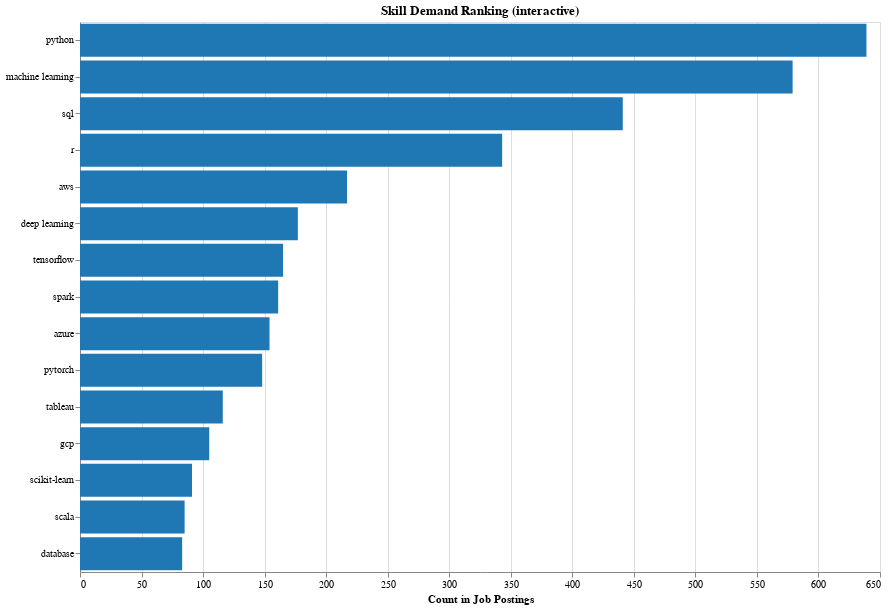

Notebook code cell kept with this figure:
### Markdown cell above
## Interactive Visualization 1 — Skill Demand Ranking

**Goal**  
Reveal the most frequently requested skills in job postings and let users explore different “Top-N” cutoffs and focus on specific skills.

**Vega-Lite Design & Interactivity**  
- **Mark:** Horizontal bars (`mark_bar`).  
- **Tooltip:** shows skill and its count.  
- **Params & Selections:**  
  - `TopN` — a **slider** (5–50) that limits the ranking via `transform_window(rank)`  
  - `sel` — a **click selection** that highlights the chosen skill (blue) and dims others (gray).

**How to Use**  
- Move the **Top-N** slider to show the top 5–50 skills.  
- **Click** any bar to highlight a specific skill.

### Code cell
skills = (
    df.assign(skills=df["skills"].apply(lambda s: [x.strip(" '\"") for x in s.strip("[]").split(",")]))
      .explode("skills")
)

skill_counts = (
    skills.loc[skills["skills"] != "", "skills"]
          .value_counts()
          .rename_axis("skill")
          .reset_index(name="num_postings")
)

topN = alt.param(name="TopN", value=15, bind=alt.binding_range(name="Top N", min=5, max=50, step=5))
sel  = alt.selection_point(fields=["skill"], on="click", clear="true")

chart =(
    alt.Chart(skill_counts, title="Skill Demand Ranking (interactive)")
      .transform_window(rank="rank(num_postings)")
      .transform_filter(alt.datum.rank <= topN)
      .mark_bar()
      .encode(
          y=alt.Y("skill:N", sort="-x", title=None),
          x=alt.X("num_postings:Q", title="Count in Job Postings"),
          tooltip=["skill:N", alt.Tooltip("num_postings:Q", title="Count")],
          color=alt.condition(sel, alt.value("#1f77b4"), alt.value("#bbbbbb"))
      )
      .add_params(topN, sel)
      .properties(width=800, height=550)
    #   .save("../visualizations/vi_1_interactive_topN_skill_demand_ranking.png")
)
chart

### Figure 1 — Vega-Lite specification as saved in the notebook (floating-point values rounded to 4 significant figures)
{"config": {"view": {"continuousWidth": 300, "continuousHeight": 300}}, "data": {"name": "data-2751505336074bd7e0c5439b4e382a6d"}, "mark": {"type": "bar"}, "encoding": {"color": {"condition": {"param": "param_2", "value": "#1f77b4"}, "value": "#bbbbbb"}, "tooltip": [{"field": "skill", "type": "nominal"}, {"field": "num_postings", "title": "Count", "type": "quantitative"}], "x": {"field": "num_postings", "title": "Count in Job Postings", "type": "quantitative"}, "y": {"field": "skill", "sort": "-x", "title": null, "type": "nominal"}}, "height": 550, "params": [{"name": "TopN", "bind": {"input": "range", "max": 50, "min": 5, "name": "Top N", "step": 5}, "value": 15}, {"name": "param_2", "select": {"type": "point", "clear": "true", "fields": ["skill"], "on": "click"}}], "title": "Skill Demand Ranking (interactive)", "transform": [{"window": [{"op": "rank", "field": "num_postings", "as": "rank"}]}, {"filter": "(datum.rank <= TopN)"}], "width": 800, "$schema": "https://vega.github.io/schema/vega-lite/v5.20.1.json", "datasets": {"data-2751505336074bd7e0c5439b4e382a6d": [{"skill": "python", "num_postings": 639}, {"skill": "machine learning", "num_postings": 579}, {"skill": "sql", "num_postings": 441}, {"skill": "r", "num_postings": 343}, {"skill": "aws", "num_postings": 217}, {"skill": "deep learning", "num_postings": 177}, {"skill": "tensorflow", "num_postings": 165}, {"skill": "spark", "num_postings": 161}, {"skill": "azure", "num_postings": 154}, {"skill": "pytorch", "num_postings": 148}, {"skill": "tableau", "num_postings": 116}, {"skill": "gcp", "num_postings": 105}, {"skill": "scikit-learn", "num_postings": 91}, {"skill": "scala", "num_postings": 85}, {"skill": "database", "num_postings": 83}, {"skill": "pandas", "num_postings": 76}, {"skill": "java", "num_postings": 73}, {"skill": "hadoop", "num_postings": 67}, {"skill": "git", "num_postings": 65}, {"skill": "numpy", "num_postings": 60}, {"skill": "docker", "num_postings": 54}, {"skill": "amazon", "num_postings": 51}, {"skill": "kubernetes", "num_postings": 44}, {"skill": "matplotlib", "num_postings": 36}, {"skill": "keras", "num_postings": 32}, {"skill": "airflow", "num_postings": 25}, {"skill": "powerbi", "num_postings": 25}, {"skill": "linux", "num_postings": 23}, {"skill": "neural network", "num_postings": 15}, {"skill": "scipy", "num_postings": 10}, {"skill": "bash", "num_postings": 5}, {"skill": "sklearn", "num_postings": 5}, {"skill": "opencv", "num_postings": 4}]}}
